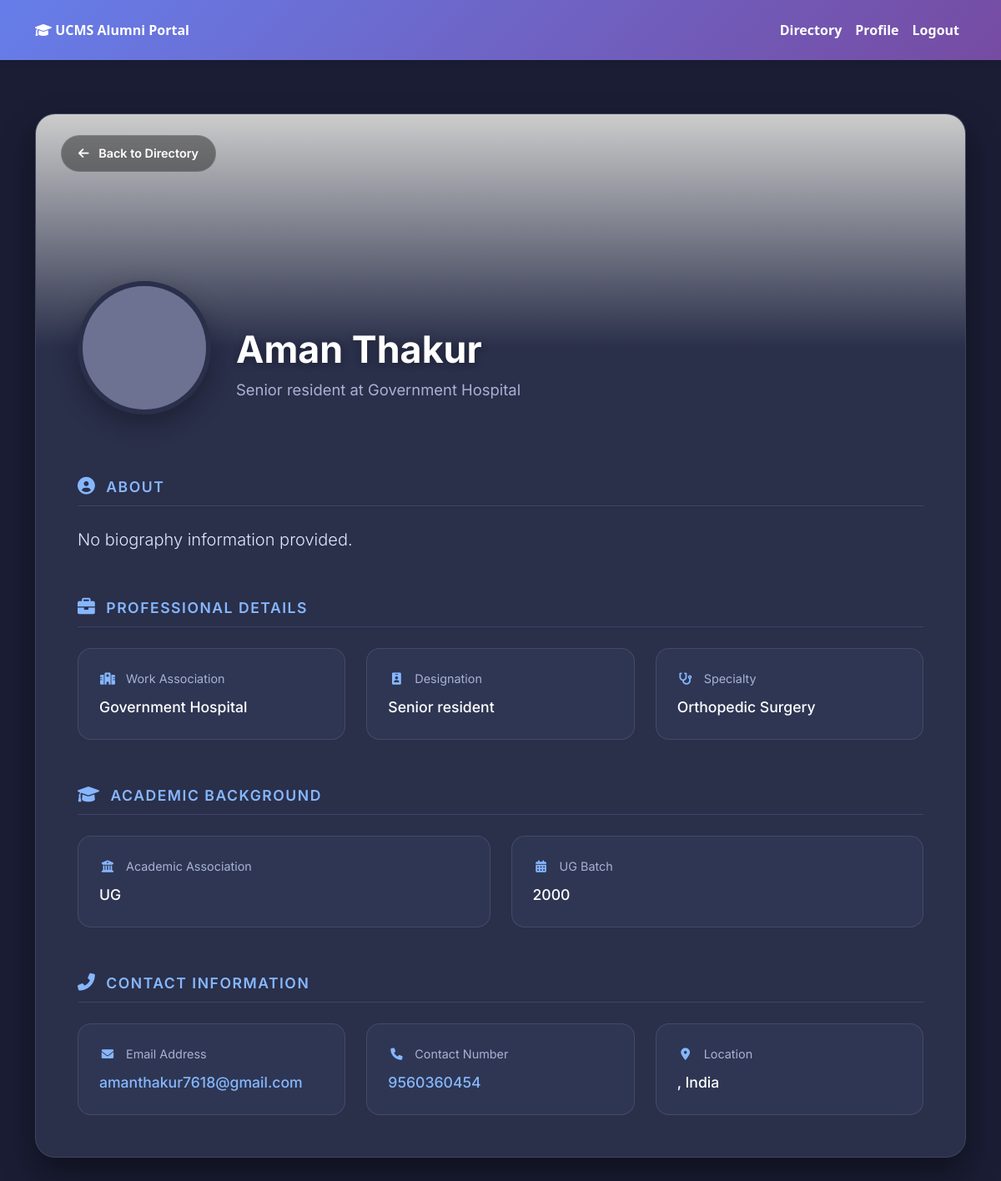
/alumni-profile/1/ (signed in), run on the app's committed database.
### alumni/models.py (models this page shows, shortened)
class Alumni(models.Model):
    STATUS_CHOICES = [
        ('pending', 'Pending'),
        ('approved', 'Approved'),
        ('rejected', 'Rejected'),
    ]
    user = models.OneToOneField(User, on_delete=models.CASCADE, null=True, blank=True)
    photo = models.ImageField(upload_to='alumni_photos/', null=True, blank=True)
    name = models.CharField(max_length=200)
    email = models.EmailField()
    academic_association = models.CharField(max_length=200)
    joining_year_ug = models.IntegerField()
    joining_year_pg = models.IntegerField(null=True, blank=True)
    specialty = models.CharField(max_length=200)
    country = models.CharField(max_length=100)
    state = models.CharField(max_length=100)
    city = models.CharField(max_length=100)
    current_work_association = models.CharField(max_length=200)
    current_designation = models.CharField(max_length=200)
    associated_hospital = models.CharField(max_length=200)
    phone_regex = RegexValidator(regex=r'^\+?1?\d{9,15}$', message="Phone number must be entered in the format: '+999999999'. Up to 15 digits allowed.")
    contact_number = models.CharField(validators=[phone_regex], max_length=17)
    alternate_contact = models.CharField(validators=[phone_regex], max_length=17, null=True, blank=True)
    status = models.CharField(max_length=20, choices=STATUS_CHOICES, default='pending')
    is_verified = models.BooleanField(default=False)
    created_at = models.DateTimeField(auto_now_add=True)
    updated_at = models.DateTimeField(auto_now=True)
    class Meta:
        verbose_name_plural = "Alumni"
        ordering = ['-created_at']

### alumni/views.py (the view)
# urls.py: path('alumni-profile/<int:alumni_id>/', views.alumni_detail_page_view, name='alumni_detail_page'),
@login_required
def alumni_detail_page_view(request, alumni_id):
    alumnus = get_object_or_404(Alumni.objects.select_related('user'), id=alumni_id, status='approved')
    context = {
        'alumnus': alumnus
    }
    return render(request, 'alumni/alumni_detail_page.html', context)

### templates/alumni/alumni_detail_page.html (shortened to what this page needs)
{% extends 'base.html' %}
{% load static %}
{% block content %}
<div class="profile-page-container">
    <div class="container">
        <div class="profile-card-full">
            <div class="profile-header-banner">
                <a href="{% url 'alumni:directory' %}" class="btn-back-to-directory">
                    <i class="fas fa-arrow-left"></i> Back to Directory
                </a>
            </div>
            <div class="profile-header-content">
                <div class="profile-avatar-full">
                    {% if alumnus.photo %}
                        <img src="{{ alumnus.photo.url }}" alt="{{ alumnus.name }}">
                    {% else %}
                        <div class="placeholder"><i class="fas fa-user-graduate"></i></div>
                    {% endif %}
                </div>
                <div class="profile-info-full">
                    <h2>{{ alumnus.name }}</h2>
                    <p>{{ alumnus.current_designation|default:'Alumni Member' }} at {{ alumnus.current_work_association|default:'N/A' }}</p>
                </div>
            </div>
            <div class="profile-body">
                <div class="detail-section">
                    <h4><i class="fas fa-user-circle"></i> About</h4>
                    <p class="lead">{{ alumnus.about_me|default:'No biography information provided.'|linebreaksbr }}</p>
                </div>
                <div class="detail-section">
                    <h4><i class="fas fa-briefcase"></i> Professional Details</h4>
                    <div class="detail-grid">
                        <div class="detail-item-box">
                            <div class="label"><i class="fas fa-hospital"></i> Work Association</div>
                            <div class="value">{{ alumnus.current_work_association|default:'N/A' }}</div>
                        </div>
                        <div class="detail-item-box">
                            <div class="label"><i class="fas fa-id-badge"></i> Designation</div>
                            <div class="value">{{ alumnus.current_designation|default:'N/A' }}</div>
                        </div>
                        <div class="detail-item-box">
                            <div class="label"><i class="fas fa-stethoscope"></i> Specialty</div>
                            <div class="value">{{ alumnus.specialty|default:'N/A' }}</div>
                        </div>
                    </div>
                </div>
                <div class="detail-section">
                    <h4><i class="fas fa-graduation-cap"></i> Academic Background</h4>
                    <div class="detail-grid">
                        <div class="detail-item-box">
                            <div class="label"><i class="fas fa-university"></i> Academic Association</div>
                            <div class="value">{{ alumnus.academic_association }}</div>
                        </div>
                        <div class="detail-item-box">
                            <div class="label"><i class="fas fa-calendar-alt"></i> UG Batch</div>
                            <div class="value">{{ alumnus.joining_year_ug }}</div>
                        </div>
                    </div>
                </div>
                <div class="detail-section">
                    <h4><i class="fas fa-phone-alt"></i> Contact Information</h4>
                    <div class="detail-grid">
                        <div class="detail-item-box">
                            <div class="label"><i class="fas fa-envelope"></i> Email Address</div>
                            <div class="value"><a href="mailto:{{ alumnus.email }}">{{ alumnus.email }}</a></div>
                        </div>
                        <div class="detail-item-box">
                            <div class="label"><i class="fas fa-phone"></i> Contact Number</div>
                            <div class="value"><a href="tel:{{ alumnus.contact_number }}">{{ alumnus.contact_number }}</a></div>
                        </div>
                        <div class="detail-item-box">
                            <div class="label"><i class="fas fa-map-marker-alt"></i> Location</div>
                            <div class="value">{{ alumnus.city }}, {{ alumnus.country }}</div>
                        </div>
                    </div>
                </div>
            </div>
        </div>
    </div>
</div>
{% endblock %}

### static/css/style.css (style rules this page uses)
.no-screenshot { -webkit-user-select: none; -moz-user-select: none; -ms-user-select: none; user-select: none; -webkit-touch-callout: none; -webkit-tap-highlight-color: transparent; pointer-events: auto; }
.no-screenshot::before { content: ''; position: fixed; top: 0; left: 0; width: 100%; height: 100%; background: transparent; z-index: -1; pointer-events: none; }
:root { --primary-blue: #2c3e50; --secondary-blue: #34495e; --accent-orange: #f39c12; --light-blue: #3498db; --success-green: #27ae60; --danger-red: #e74c3c; --warning-yellow: #f1c40f; --light-gray: #ecf0f1; --dark-gray: #7f8c8d; }
body { font-family: 'Segoe UI', Tahoma, Geneva, Verdana, sans-serif; background-color: #f8f9fa; }

### templates/alumni/alumni_detail_page.html (style rules this page uses)
.profile-page-container { padding: 4rem 0; background: #1a1d34; font-family: 'Inter', sans-serif; }
.profile-card-full { background: #2a2f4a; border-radius: 24px; box-shadow: 0 20px 40px rgba(0,0,0,0.4); overflow: hidden; color: #e0e7ff; border: 1px solid rgba(255, 255, 255, 0.1); }
.profile-header-banner { height: 280px; background: linear-gradient(to top, rgba(42, 47, 74, 1), rgba(42, 47, 74, 0)), url('https://placehold.co/1200x400/1a1d34/e0e7ff?text=UCMS+Network') no-repeat center center; background-size: cover; position: relative; }
.btn-back-to-directory { position: absolute; top: 25px; left: 30px; color: #fff; background-color: rgba(0,0,0,0.4); padding: 10px 20px; border-radius: 50px; text-decoration: none; font-weight: 600; font-size: 0.9rem; transition: all 0.3s ease; backdrop-filter: blur(5px); border: 1px solid rgba(255, 255, 255, 0.1); z-index: 10; }
.btn-back-to-directory i { margin-right: 8px; }
.profile-header-content { position: relative; padding: 0 50px; display: flex; align-items: flex-end; transform: translateY(-80px); flex-wrap: wrap; }
.profile-avatar-full { width: 160px; height: 160px; border-radius: 50%; border: 6px solid #2a2f4a; background-color: #3e446a; overflow: hidden; box-shadow: 0 10px 30px rgba(0,0,0,0.3); flex-shrink: 0; }
.profile-avatar-full .placeholder { width: 100%; height: 100%; display: flex; align-items: center; justify-content: center; font-size: 70px; color: #9b9fb9; }
.profile-info-full { margin-left: 30px; margin-bottom: 15px; flex-grow: 1; }
.profile-info-full h2 { font-size: 2.8rem; font-weight: 700; margin: 0; color: #fff; text-shadow: 0 2px 10px rgba(0,0,0,0.3); }
.profile-info-full p { font-size: 1.15rem; color: #a8b2d3; margin: 8px 0 0; }
.profile-body { padding: 0 50px 50px; margin-top: -60px; }
.detail-section { margin-top: 3.5rem; }
.detail-section h4 { color: #86b7fe; font-size: 1.1rem; font-weight: 600; text-transform: uppercase; letter-spacing: 1.5px; border-bottom: 1px solid #3e446a; padding-bottom: 12px; margin-bottom: 25px; display: flex; align-items: center; }
.detail-section h4 i { margin-right: 12px; font-size: 1.3rem; }
.detail-grid { display: grid; grid-template-columns: repeat(auto-fit, minmax(280px, 1fr)); gap: 25px; }
.detail-item-box { background: rgba(134, 183, 254, 0.05); padding: 25px; border-radius: 16px; border: 1px solid rgba(255, 255, 255, 0.1); transition: all 0.3s ease; }
.detail-item-box .label { font-size: 0.9rem; color: #a8b2d3; margin-bottom: 10px; display: flex; align-items: center; }
.detail-item-box .label i { margin-right: 12px; width: 20px; text-align: center; color: #86b7fe; }
.detail-item-box .value { font-size: 1.1rem; font-weight: 500; color: #fff; }
.detail-item-box .value a { color: #86b7fe; text-decoration: none; transition: color 0.3s ease; }

### data on the page
Alumni: name "Aman Thakur", current_designation "Senior resident", current_work_association "Government Hospital", specialty "Orthopedic Surgery", academic_association "UG", joining_year_ug "2000", email "amanthakur7618@gmail.com", contact_number "9560360454", country "India"
